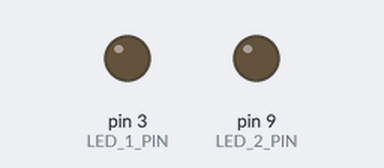
Recording of a sketch running on a simulated Arduino Uno, built with avr-gcc and run on an emulated ATmega328P. On the bench: output pins drawn as LEDs (lit = HIGH).

Above: at 0.05 s.
At 1.0 s:
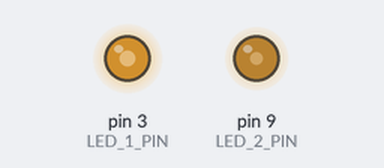
At 2.0 s:
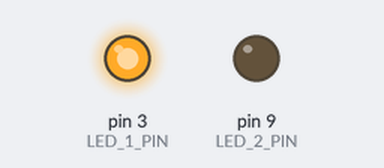
At 4.0 s:
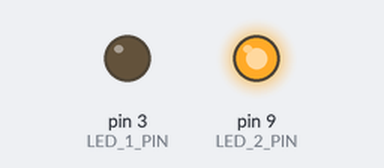
Timing chart, 0 to 5.2 s (numbered marks = the images above):
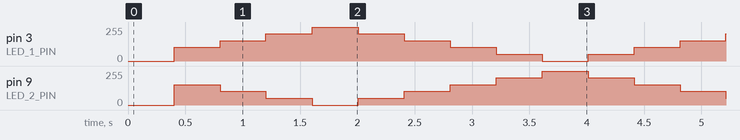

The sketch:

diod_different_blink_3.ino
```cpp
/*
 * Got task from http://wiki.amperka.ru/%D0%BA%D0%BE%D0%BD%D1%81%D0%BF%D0%B5%D0%BA%D1%82-arduino:%D0%BC%D0%B0%D1%8F%D1%87%D0%BE%D0%BA-%D1%81-%D0%BD%D0%B0%D1%80%D0%B0%D1%81%D1%82%D0%B0%D1%8E%D1%89%D0%B5%D0%B9-%D1%8F%D1%80%D0%BA%D0%BE%D1%81%D1%82%D1%8C%D1%8E
*/

#define LED_1_PIN 3
#define LED_2_PIN 9
#define HIGH_LED_LIGHT 255
#define STEPS 5
#define STEP_LIGHT HIGH_LED_LIGHT / STEPS
#define STEPS_TIME 2000
#define STEP_DELAY STEPS_TIME / STEPS

byte step = 1;
byte up = 1;
unsigned long last_time = millis();

void setup() {
  pinMode(LED_1_PIN, OUTPUT);
  pinMode(LED_2_PIN, OUTPUT);
  //Serial.begin(9600);
}

void loop() {
  byte led_1_light, led_2_light;

  if(millis() - last_time > STEP_DELAY) {
    last_time = millis();

    step += up;

    if(step >= STEPS || step <= 0) {
      up *= -1;
      //Serial.println("----------------");
    }

    if(step == 0) {
      led_1_light = 0;
      led_2_light = HIGH_LED_LIGHT;
    } else if(step == STEPS) {
      led_1_light = HIGH_LED_LIGHT;
      led_2_light = 0;
    } else {
      led_1_light = STEP_LIGHT * step;
      led_2_light = STEP_LIGHT * (STEPS - step);
    }

    analogWrite(LED_1_PIN, led_1_light);
    analogWrite(LED_2_PIN, led_2_light);

    /*
    Serial.print("step: ");
    Serial.print(step);

    Serial.print(" led1: ");
    Serial.print(led_1_light);

    Serial.print(" led2: ");
    Serial.println(led_2_light);
    */
  }
}
```

Measured:
- by itself, pin 3 (LED_1_PIN): repeats every 4.0 s: 153/255 0.40 s, 204/255 0.40 s, 255/255 0.40 s, 204/255 0.40 s, 153/255 0.40 s, 102/255 0.40 s, 51/255 0.40 s, 0/255 0.40 s, 51/255 0.40 s, 102/255 0.40 s
- by itself, pin 9 (LED_2_PIN): repeats every 4.0 s: 102/255 0.40 s, 51/255 0.40 s, 0/255 0.40 s, 51/255 0.40 s, 102/255 0.40 s, 153/255 0.40 s, 204/255 0.40 s, 255/255 0.40 s, 204/255 0.40 s, 153/255 0.40 s
